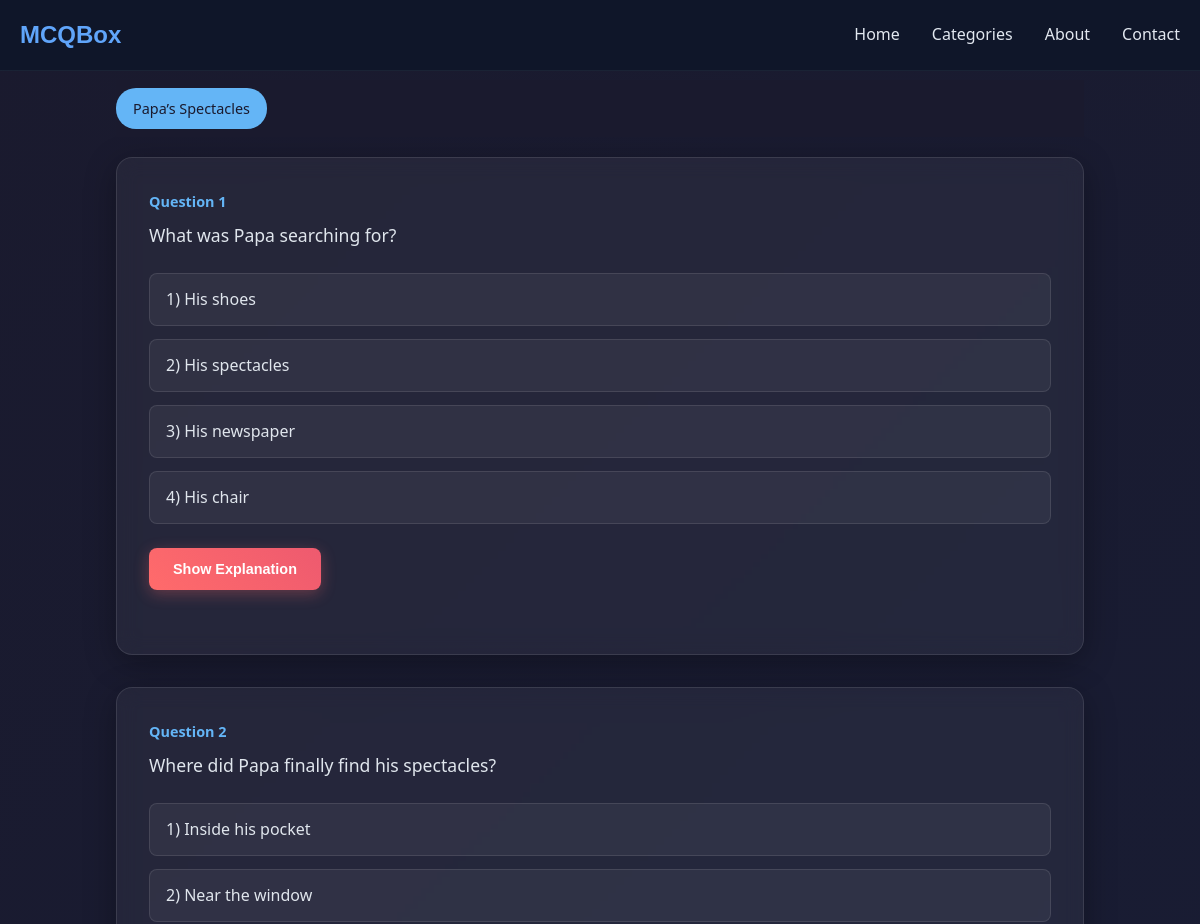
/category/class-5/English (upper part), run on an earlier commit of the app's database.
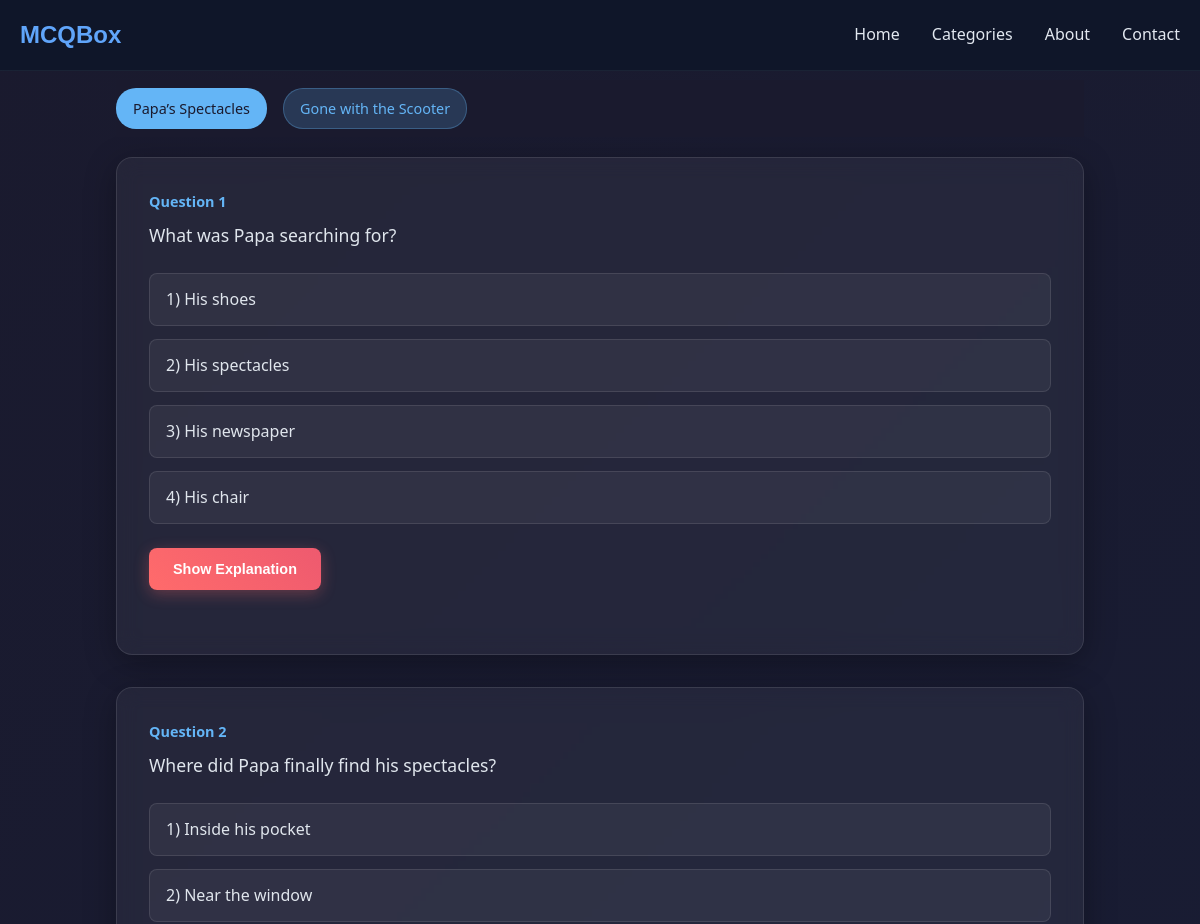
And on a later commit of the database.
### mcqbox/model.py (models this page shows, shortened)
class Tag(db.Model):
    id = db.Column(db.Integer, primary_key=True)
    name = db.Column(db.String(50), nullable=False)
    category_id = db.Column(db.Integer, db.ForeignKey('category.id'), nullable=False)
    category = db.relationship('Category', backref=db.backref('tags', lazy=True))
    subcategory_id = db.Column(db.Integer, db.ForeignKey('subcategory.id'), nullable=True)
    subcategory = db.relationship('Subcategory', backref=db.backref('tags', lazy=True))
    created_at = db.Column(db.DateTime, server_default=db.func.now())

class Question(db.Model):
    id = db.Column(db.Integer, primary_key=True)
    question_text = db.Column(db.String(500), nullable=False)
    subcategory_id = db.Column(db.Integer, db.ForeignKey('subcategory.id'), nullable=False)
    subcategory = db.relationship('Subcategory', backref=db.backref('questions', lazy=True))
    tag_id = db.Column(db.Integer, db.ForeignKey('tag.id'), nullable=True)
    tag = db.relationship('Tag', backref=db.backref('questions', lazy=True))
    explanation = db.Column(db.String(500), nullable=True)
    options = db.Column(db.JSON, nullable=False)
    category_id = db.Column(db.Integer, db.ForeignKey('category.id'), nullable=False)
    category = db.relationship('Category', backref=db.backref('questions', lazy=True))
    created_at = db.Column(db.DateTime, server_default=db.func.now())
    updated_at = db.Column(db.DateTime, server_default=db.func.now(), onupdate=db.func.now())

### mcqbox/frontend/route.py (the view)
@app.route("/category/<category>/<subcat>")
def mcq(category, subcat):
    category = category.replace('-', ' ')
    category_db = Category.query.filter_by(name=category).first()
    cate_id = category_db.id
    subcat = subcat.replace('-', ' ')
    subcategory_id = Subcategory.query.filter_by(name=subcat, category_id=cate_id).first()
    subcat_id = subcategory_id.id if subcategory_id else None
    tag = request.args.get("tag")
    if tag:
        tag = tag.replace('-', ' ')
        question = Question.query.join(Tag).filter(Tag.name == tag).all()
    else:
        tag = Tag.query.filter_by(subcategory_id=subcat_id).first()
        tag = tag.name if tag else None
        question = Question.query.join(Tag).filter(Tag.name == tag).all()
    tags = Tag.query.filter_by(subcategory_id=subcat_id).all()
    return render_template("mcq.html" , questions=question, category=category, subcat=subcat, id=id, tags=tags)

### mcqbox/frontend/templates/mcq.html (shortened to what this page needs)
{% from "micro/nav.html" import nav %}
{% extends "home.html" %}
{% block head %}
<link rel="stylesheet" href="{{ url_for('frontend.static', filename='css/mcq.css') }}">
<link rel="stylesheet" href="{{ url_for('frontend.static', filename='css/nav.css') }}">
{% endblock %}
{% block content %}
{{ nav() }}
<div class="container">
    <div class="chip-container">
        {% for tag in tags %}
        <div class="chip">{{tag.name}}</div>
        {%endfor%}
    </div>
    {% for question in questions%}
    <div class="mcq-card">
        <div class="question-number">Question {{ loop.index }}</div>
        <div class="question">{{question.question_text}}</div>
        <div class="options">
            {%for opt in question.options%}
            <div class="option" onclick="selectOption(this, {{opt.is_correct |lower}})">{{ loop.index }}) {{opt.text}}</div>
            {% endfor %}
        </div>
        <div class="lol">
            <div>
                <button class="explanation-btn" onclick="toggleExplanation(this)">Show Explanation</button>
            </div>
        </div>
    </div>
    {% endfor %}
</div>
{% endblock %}

What changed in the data, as far as the page shows it:
added Tag: name "Gone with the Scooter"
